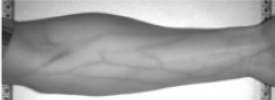
#> input picture model/handimage.png, 275 x 100 px; its folder holds only this picture in this run
$ python -i fistula_detection.py   (imports and definitions only)
#> lines starting #> are read from the running program, lines starting #| are printed output that depends on the picture; after the words box and inside, x2 and y2 are one past the last pixel; in counts of white or black regions, pixels touching at a corner belong together
#> further down, picture is the input picture: shape (100, 275, 3); min 35, max 255, mean 162.5
import numpy as np
import cv2
import os

# #Preprocessing the images

def morphology_diff(contrast_green, clahe):

    # 1st
    open1 = cv2.morphologyEx(contrast_green, cv2.MORPH_OPEN, cv2.getStructuringElement(cv2.MORPH_ELLIPSE,(5,5)), iterations=1)
    close1 = cv2.morphologyEx(open1, cv2.MORPH_CLOSE, cv2.getStructuringElement(cv2.MORPH_ELLIPSE,(5,5)), iterations=1)
    # 2nd
    open2 = cv2.morphologyEx(close1, cv2.MORPH_OPEN, cv2.getStructuringElement(cv2.MORPH_ELLIPSE,(11,11)), iterations=1)
    close2 = cv2.morphologyEx(open2, cv2.MORPH_CLOSE, cv2.getStructuringElement(cv2.MORPH_ELLIPSE,(11,11)), iterations=1)
    # 3rd
    open3 = cv2.morphologyEx(close2, cv2.MORPH_OPEN, cv2.getStructuringElement(cv2.MORPH_ELLIPSE,(23,23)), iterations=1)
    close3 = cv2.morphologyEx(open3, cv2.MORPH_CLOSE, cv2.getStructuringElement(cv2.MORPH_ELLIPSE,(23,23)), iterations=1)
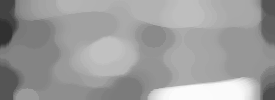
#> close3: shape (100, 275); min 49, max 251, mean 156.7

    contrast_morph = cv2.subtract(close3, contrast_green)
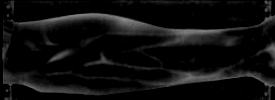
#> contrast_morph: shape (100, 275); min 0, max 138, mean 14.1
    return clahe.apply(contrast_morph)
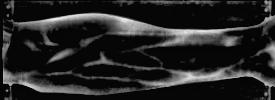
#> returned value: shape (100, 275); min 5, max 243, mean 37

# Noise Removal

def remove_noise(morph_image):
    ret, thr = cv2.threshold(morph_image, 15, 255, cv2.THRESH_BINARY)
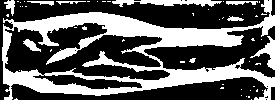
#> thr: shape (100, 275); 36.5% white; 53 white regions (43 under 20 px)
    mask = np.ones(morph_image.shape[:2], dtype="uint8") * 255
    # Correct line:
    contours, hierarchy = cv2.findContours(thr.copy(), cv2.RETR_LIST, cv2.CHAIN_APPROX_SIMPLE)
#> contours = 61 contours, 50 with area under 20; largest, box (x1, y1, x2, y2) and area: (2, 0, 275, 100) 14367, (4, 22, 171, 81) 5906, (32, 74, 143, 90) 859, (112, 0, 222, 7) 338, (250, 36, 275, 70) 223
    for cnt in contours:
        if cv2.contourArea(cnt) <= 200:
            cv2.drawContours(mask, [cnt], -1, 0, -1)
#> this loop made 61 passes
#> cnt on passes 1, 2, 4, 5, 6, 7, 8, 9, 10, 11, 12, 13: [[251, 99]], [[16, 98], [15, 99], [14, 99], [17, 99]], [[248, 96], [248, 97], [249, 97], [249, 96]], [[246, 96]], [[241, 95]], [[262, 90]], [[250, 90]], [[257, 89], [256, 90], [256, 91], [257, 91]], [[241, 89]], [[221, 87], [220, 88], [223, 88], [223, 87]], [[266, 86], [267, 85], [268, 86], [267, 87]], [[253, 86], [254, 86]]
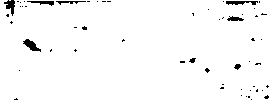
#> mask: shape (100, 275); 97.4% white; 56 black regions (48 under 20 px), largest, box (x1, y1, x2, y2) and area: (23, 39, 41, 52) 108, (226, 1, 258, 5) 92, (4, 0, 15, 16) 90
    im = cv2.bitwise_and(morph_image, morph_image, mask=mask)
    ret, fin_thr = cv2.threshold(im, 15, 255, cv2.THRESH_BINARY_INV)
#> fin_thr: shape (100, 275); 65.9% white; 3 black regions, box (x1, y1, x2, y2) and area: (2, 0, 275, 100) 8640, (112, 0, 222, 7) 456, (250, 36, 275, 70) 276
    new_img = cv2.erode(fin_thr, cv2.getStructuringElement(cv2.MORPH_ELLIPSE,(3,3)), iterations=1)
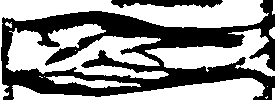
#> new_img: shape (100, 275); 57.1% white; 2 black regions, box (x1, y1, x2, y2) and area: (1, 0, 275, 100) 11183, (111, 0, 223, 8) 608
    return new_img

# Blob Removal

def remove_blob(clear_image, org_image):
    fundus_eroded = cv2.bitwise_not(clear_image)
#> fundus_eroded: shape (100, 275); 42.9% white; 2 white regions
    xmask = np.ones(org_image.shape[:2], dtype="uint8") * 255
    xcontours, xhierarchy = cv2.findContours(fundus_eroded.copy(), cv2.RETR_LIST, cv2.CHAIN_APPROX_SIMPLE)
#> xcontours = 13 contours, 8 with area under 20; largest, box (x1, y1, x2, y2) and area: (1, 0, 275, 100) 15776, (5, 23, 170, 80) 5036, (45, 75, 142, 89) 617, (111, 0, 223, 8) 494, (4, 21, 13, 29) 34; xhierarchy = 13 rows, first 6: [1, -1, -1, -1], [2, 0, -1, -1], [3, 1, -1, -1], [4, 2, -1, -1], [5, 3, -1, -1], [6, 4, -1, -1]
    for cnt in xcontours:
        shape = "unidentified"
        peri = cv2.arcLength(cnt, True)
        approx = cv2.approxPolyDP(cnt, 0.04 * peri, False)
        if len(approx) > 4 and cv2.contourArea(cnt) <= 3000 and cv2.contourArea(cnt) >= 100:
            shape = "circle"
        else:
            shape = "veins"
        if(shape == "circle"):
            cv2.drawContours(xmask, [cnt], -1, 0, -1)
#> this loop made 13 passes
#> (peri, approx) on passes 2, 4, 5, 7, 10, 13: (5.66, [[266, 86], [267, 85], [268, 86], [267, 87]]), (213.1, [[51, 76], [141, 86], [46, 76]]), (5.66, [[43, 76], [44, 75], [45, 76], [44, 77]]), (5.66, [[74, 50], [75, 49], [76, 50], [75, 51]]), (5.66, [[10, 22], [11, 21], [12, 22], [11, 23]]), (246.1, [[112, 0], [221, 0]])
#> peri on passes 1, 3, 6, 8, 9, 11: 11.9, 7.66, 7.66, 9.66, 926.6, 24.97
#> xmask: shape (100, 275); every value is 255

    finimage = cv2.bitwise_and(fundus_eroded, fundus_eroded, mask=xmask)
    blood_vessels = cv2.bitwise_not(finimage)
    return blood_vessels

# Vein detection

def detect_vessel(org_image):
    copy_org_image = org_image.copy()
    blue, green, red = cv2.split(org_image)
    clahe = cv2.createCLAHE(clipLimit=5.0, tileGridSize=(8,8))
    contrast_green = clahe.apply(green)
    morph_image = morphology_diff(contrast_green, clahe)
    clear_image = remove_noise(morph_image)
    fin_image = remove_blob(clear_image, org_image)
    i = 0
    j = 0
    for gr, fin in zip(green, fin_image):
        for g, f in zip(gr, fin):
            if(f == 0):
                green[i][j] = 255
            j = j + 1
        j = 0
        i = i + 1
#> this loop made 100 passes
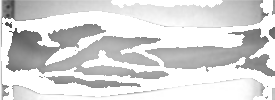
#> green: shape (100, 275); min 55, max 255, mean 215.5
#> after the loop, i = 100
    return fin_image, cv2.merge((blue, green, red))

# [13 lines not run here, left out]

>>> import cv2
>>> picture = cv2.imread('../../model/handimage.png')
>>> result = detect_vessel(picture)
